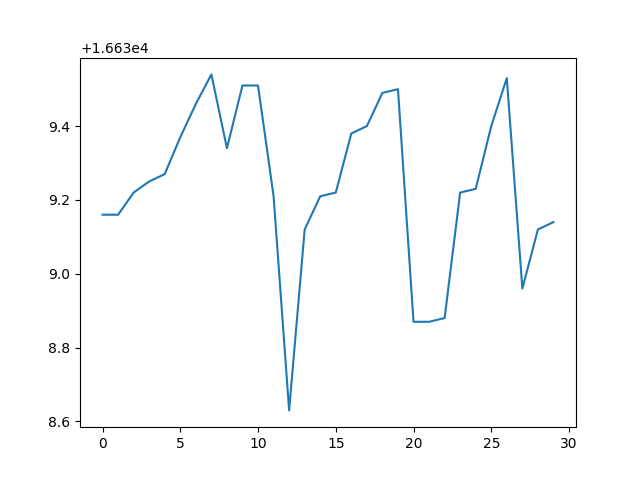

Write the Python code that produced this figure.
import matplotlib.pyplot as plt
from matplotlib.animation import FuncAnimation
import pandas as pd



'''time = [i for i  in range(0,20,1)]
val = [random.randint(0,200) for i in range(20) ]
print(time,val)


plt.figure(figsize = (8,4))
plt.plot(time,val)

#global index
index = count()
for i in range(20): next(index)



def scatter(i):
    time.append(next(index))
    time.pop(0)
    val.append(random.randint(0,200))
    val.pop(0)
    
    plt.cla()
    plt.plot(time,val)

scatAni = FuncAnimation(plt.gcf(),scatter,interval = 1000)

plt.show()'''


fieldNames =['Time', 'Price']

fig, ax = plt.subplots()
ax.ticklabel_format(style = 'plain')

def scatter(i):
    data = pd.read_csv('scatter.csv')

    time_arr = data['Time']
    price_arr = data['Price']
    plt.cla()
    ax.ticklabel_format(style = 'plain')
    plt.plot(data.index, price_arr)
    plt.savefig('scatter.png')

scatAni = FuncAnimation(plt.gcf(),scatter,interval = 1000)
plt.show()
    

'''
while True:
    time_arr = []
    val_arr = []


    response = ws.recv()
    data = json.loads(response)

    

    plt.figure(figsize = (8,4))
    #lt.plot(time_arr,val_arr)
    
    index = count()

    def scatter(i):
        time = data["T"]
        val = float(data["p"])
        time_arr.append(time)
        time_arr.pop(0)
        val_arr.append(val)
        val_arr.pop(0)
        
        plt.cla()
        plt.plot(time_arr,val_arr)

        sleep(1)
    scatAni = FuncAnimation(plt.gcf(),scatter,interval = 1000)

    plt.show()
    


    '''